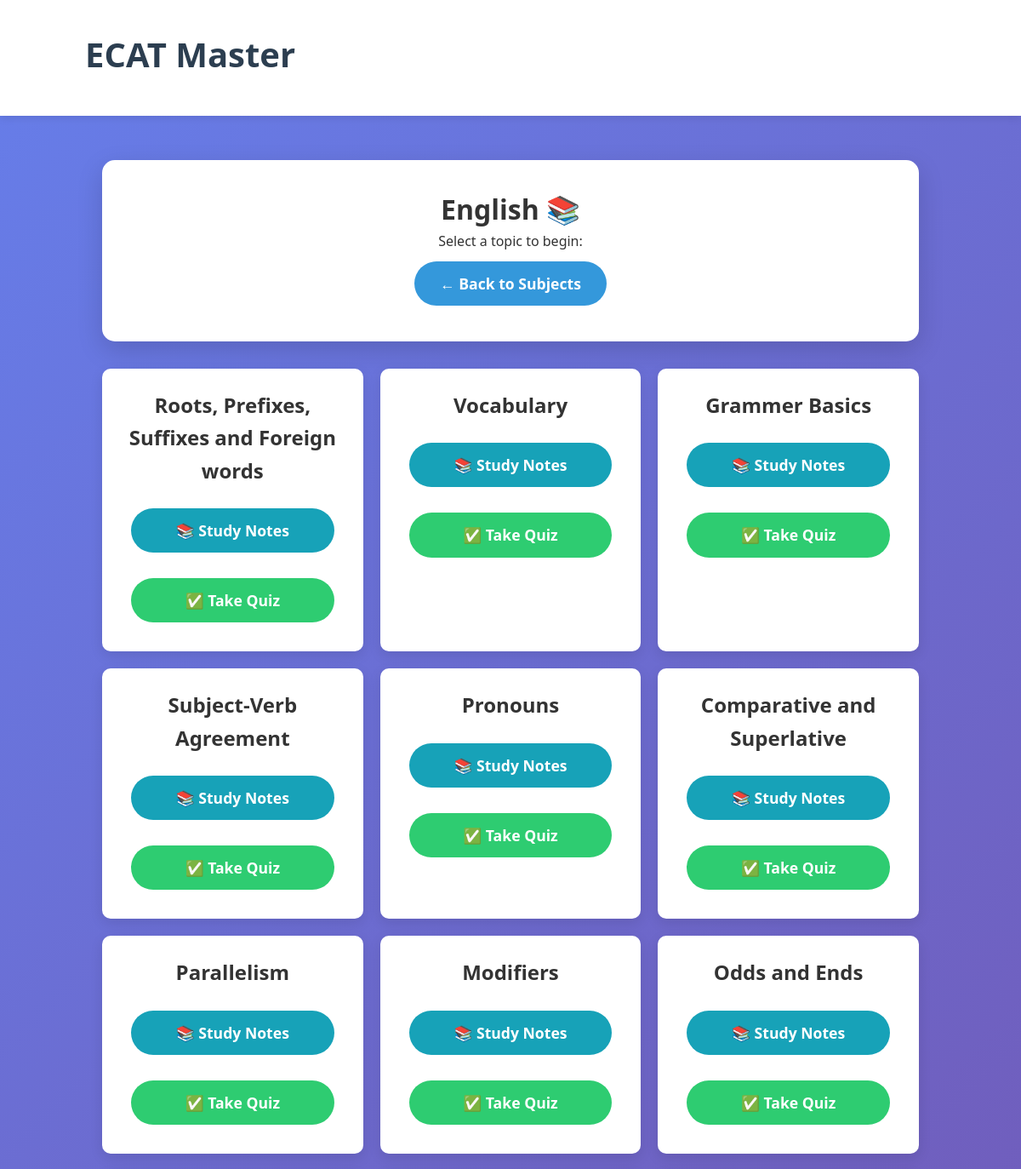
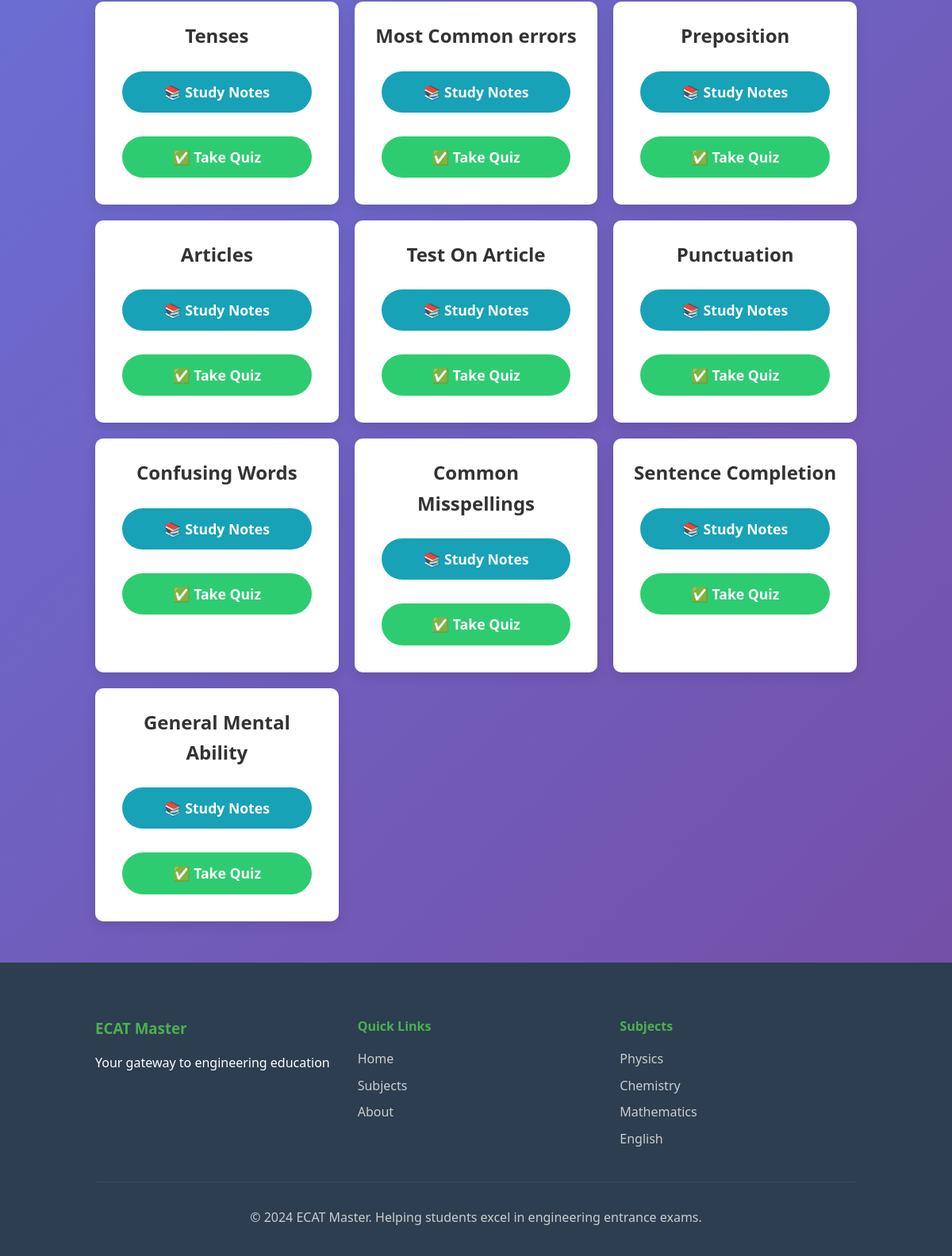
Screenshot of /topics/English with the database file from the repository (2 pictures, top to bottom).
### tables this page shows
CREATE TABLE topics (
    id INTEGER PRIMARY KEY AUTOINCREMENT,
    subject TEXT NOT NULL,
    topic_name TEXT NOT NULL,
    question_count INTEGER DEFAULT 0
);

### app.py (the view)
@app.route("/topics/<subject>")
def topics(subject):
    topics = get_topics(subject)
    return render_template("topics.html", subject=subject, topics=topics)

### app.py (called while the page is built)
def get_topics(subject):
    conn = sqlite3.connect("questions.db")
    cursor = conn.cursor()
    cursor.execute("SELECT topic_name FROM topics WHERE subject=?", (subject,))
    topics = [row[0] for row in cursor.fetchall()]
    conn.close()
    return topics

### templates/topics.html (shortened to what this page needs)
{% extends "base.html" %}
{% block content %}
<div class="card">
    <h1>{{ subject }} 📚</h1>
    <p>Select a topic to begin:</p>
    <a href="{{ url_for('home') }}" class="btn btn-primary">← Back to Subjects</a>
</div>
<div class="grid">
    {% for topic in topics %}
    <div class="grid-item">
        <h2>{{ topic }}</h2>
        <div style="display: flex; flex-direction: column; gap: 10px; margin-top: 15px;">
            <a href="{{ url_for('notes', subject=subject, topic=topic) }}" class="btn btn-info">📚 Study Notes</a>
            <a href="{{ url_for('quiz', subject=subject, topic=topic) }}" class="btn btn-success">✅ Take Quiz</a>
        </div>
    </div>
    {% endfor %}
</div>
{% endblock %}

### static/style.css (style rules this page uses)
:root { --primary: #2c3e50; --secondary: #3498db; --accent: #e74c3c; --light: #ecf0f1; --success: #2ecc71; --warning: #f39c12; --dark: #2c3e50; }
* { margin: 0; padding: 0; box-sizing: border-box; }
body { font-family: 'Segoe UI', Tahoma, Geneva, Verdana, sans-serif; line-height: 1.6; color: #333; background: linear-gradient(135deg, #667eea 0%, #764ba2 100%); min-height: 100vh; }
.card { background: white; border-radius: 15px; padding: 2rem; margin: 2rem 0; box-shadow: 0 10px 30px rgba(0,0,0,0.15); text-align: center; }
.btn { display: inline-block; padding: 12px 30px; background: var(--secondary); color: white; text-decoration: none; border-radius: 50px; border: none; font-size: 1.1rem; font-weight: 600; cursor: pointer; transition: all 0.3s ease; margin: 10px; }
.btn-primary { background: var(--secondary); }
.btn-success { background: var(--success); }
.grid { display: grid; grid-template-columns: repeat(auto-fit, minmax(250px, 1fr)); gap: 20px; margin: 2rem 0; }
.grid-item { background: white; padding: 1.5rem; border-radius: 10px; text-align: center; box-shadow: 0 5px 15px rgba(0,0,0,0.1); transition: transform 0.3s ease; }
.btn-info { background: #17a2b8; color: white; }

### rows the page displays
topics: topic_name "Roots, Prefixes, Suffixes and Foreign words"
topics: topic_name "Vocabulary"
topics: topic_name "Grammer Basics"
topics: topic_name "Subject-Verb Agreement"
topics: topic_name "Pronouns"
topics: topic_name "Comparative and Superlative"
topics: topic_name "Parallelism"
topics: topic_name "Modifiers"
topics: topic_name "Odds and Ends"
topics: topic_name "Tenses"
topics: topic_name "Most Common errors"
topics: topic_name "Preposition"
topics: topic_name "Articles"
topics: topic_name "Test On Article"
topics: topic_name "Punctuation"
topics: topic_name "Confusing Words"
topics: topic_name "Common Misspellings"
topics: topic_name "Sentence Completion"
topics: topic_name "General Mental Ability"

### other values shown
{{ subject }} "English"
